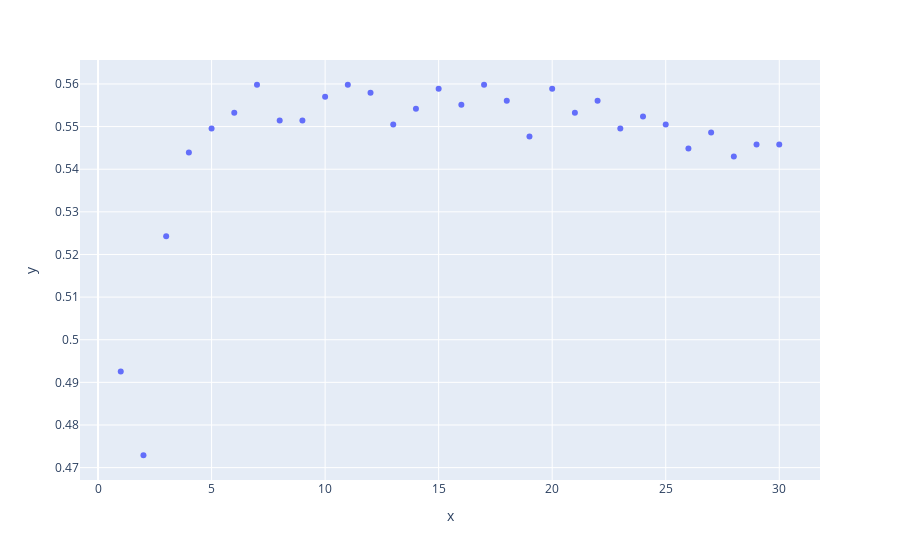

Source (notebook cell):
### Code cell
fig = px.scatter(x=range(1,31), y=accuracies)
fig.show()

### Figure 1 — Plotly figure (JSON) as saved in the notebook; plotly's stock layout.template omitted (floating-point values rounded to 4 significant figures)
{"data": [{"hovertemplate": "x=%{x}<br>y=%{y}<extra></extra>", "legendgroup": "", "marker": {"color": "#636efa", "symbol": "circle"}, "mode": "markers", "name": "", "orientation": "v", "showlegend": false, "type": "scatter", "x": [1, 2, 3, 4, 5, 6, 7, 8, 9, 10, 11, 12, 13, 14, 15, 16, 17, 18, 19, 20, 21, 22, 23, 24, 25, 26, 27, 28, 29, 30], "xaxis": "x", "y": [0.4925, 0.4729, 0.5243, 0.5439, 0.5495, 0.5533, 0.5598, 0.5514, 0.5514, 0.557, 0.5598, 0.5579, 0.5505, 0.5542, 0.5589, 0.5551, 0.5598, 0.5561, 0.5477, 0.5589, 0.5533, 0.5561, 0.5495, 0.5523, 0.5505, 0.5449, 0.5486, 0.543, 0.5458, 0.5458], "yaxis": "y"}], "layout": {"legend": {"tracegroupgap": 0}, "margin": {"t": 60}, "xaxis": {"anchor": "y", "domain": [0, 1], "title": {"text": "x"}}, "yaxis": {"anchor": "x", "domain": [0, 1], "title": {"text": "y"}}}}
